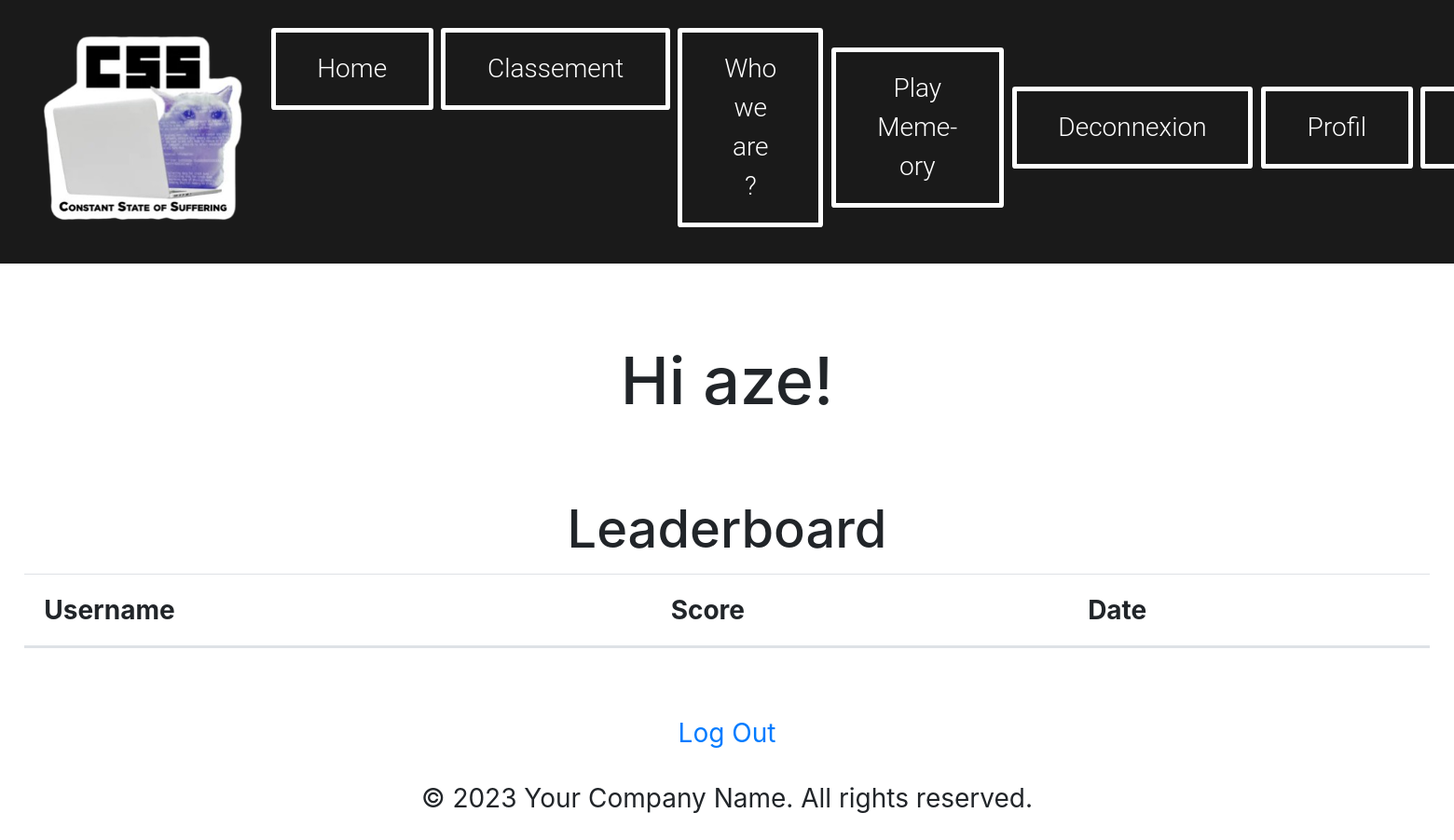
The page /Profil/ (signed in) on the database as committed earlier.
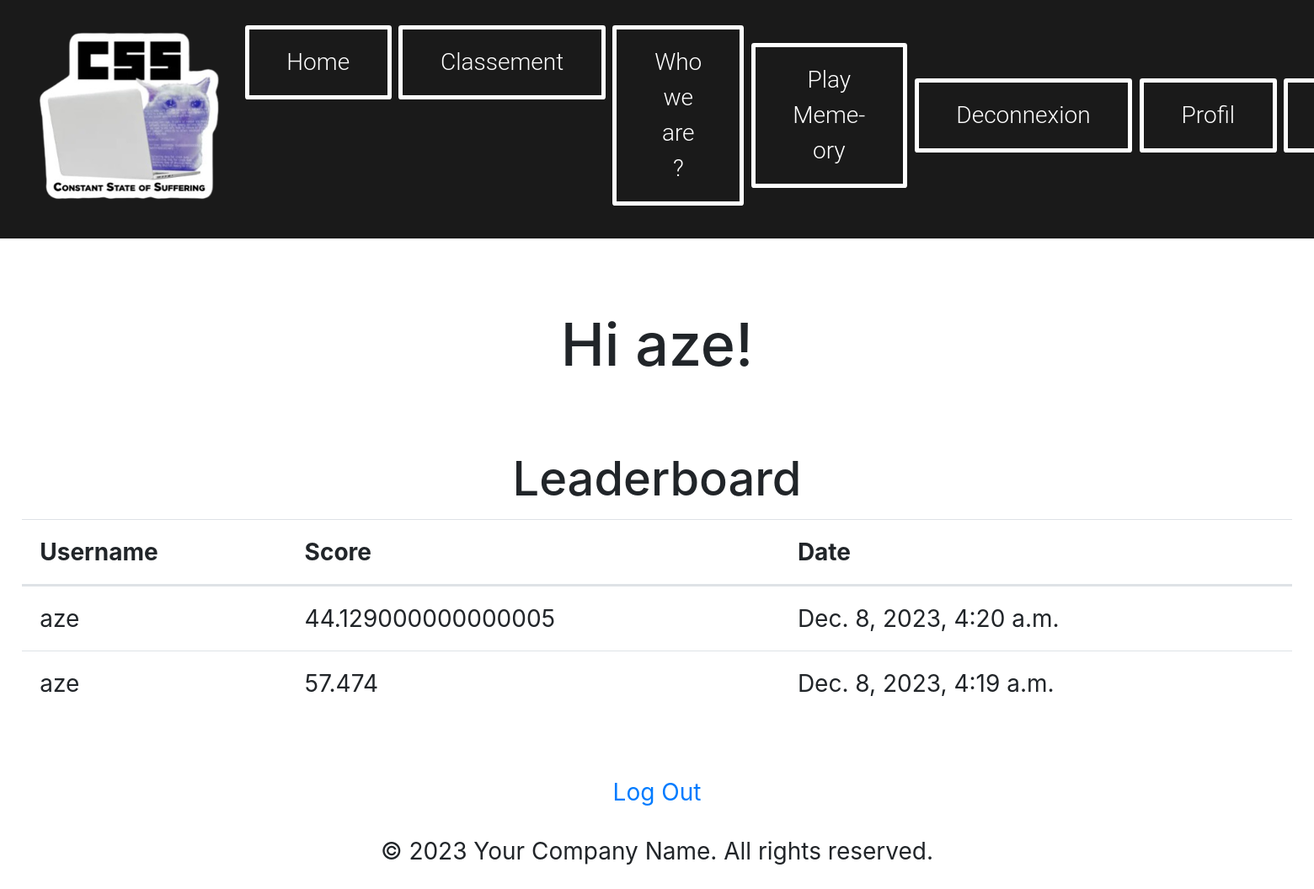
The same page on the database as committed later.
### MyApp/models.py (models this page shows)
class Score(models.Model):
    user = models.ForeignKey(User, on_delete=models.CASCADE)
    score_value = models.FloatField()
    timestamp = models.DateTimeField(auto_now_add=True)

### MyApp/views.py (the view)
# urls.py: path("Profil/",views.ProfilPage, name ="Profil"),
def ProfilPage(request):
    return render(request, "Profil.html", {"scores": Score.objects.order_by("-score_value")[::-1]})

### MyApp/templates/Profil.html (shortened to what this page needs)
{% extends "header.html" %}
{% block content %}
<!DOCTYPE html>
<html lang="en">
    <head>
        <link href="https://stackpath.bootstrapcdn.com/bootstrap/4.3.1/css/bootstrap.min.css" rel="stylesheet">
    </head>
    <body>
        {% if user.is_authenticated %}
        <br><br>
            <center><strong><h1>Hi {{ user.username }}!</h1></strong></center>
            <div class="container mt-5">
                <h2 class="text-center">Leaderboard</h2>
                <table class="table">
                    <thead>
                        <tr>
                            <th>Username</th>
                            <th>Score</th>
                            <th>Date</th>
                        </tr>
                    </thead>
                    <tbody>
                        {% for score in scores %}
                            {% if score.user.username == user.username %}
                                <tr>
                                    <td>{{ score.user }}</td>
                                    <td>{{ score.score_value }}</td>
                                    <td>{{ score.timestamp }}</td>
                                </tr>
                            {% endif %}
                        {% endfor %}
                    </tbody>
                </table>
            </div>
            <br>
        <center><p><a href="{% url 'Logout' %}">Log Out</a></p></center>
        {% else %}
            <p>You are not logged in</p>
            <a href="{% url 'Login' %}">Log In</a>
        {% endif %}
    </body>
</html>
{% endblock %}

### MyApp/templates/Header.html (shortened to what this page needs)
{% block header_ %}
{% load static %}
<head>
    <link href="https://stackpath.bootstrapcdn.com/bootstrap/4.3.1/css/bootstrap.min.css" rel="stylesheet">
</head>
<body>
    <header id="main-header">
        <nav class="navbar navbar-expand-lg navbar-light" style="background-color:rgba(0, 0, 0, 0.897);">
            <a href="{% url 'Home' %}"width="150"><img src="{% static 'images/' %}LogoSite.png" alt="logo du site" width="150" ></a>
            <div class="collapse navbar-collapse" id="navbarNav">
                <ul class="navbar-nav mr-auto">
                    <li class="nav-item">
                        <a class="bn13 " href="{% url 'Home' %}">Home</a>
                    </li>
                    <li class="nav-item">
                        <a class="bn13" href="{% url 'Leaderboards' %}">Classement</a>
                    </li>
                    <li class="nav-item">
                        <a class="bn13" href="{% url 'Us' %}">Who we are ?</a>
                    </li>
                </ul>
                <div class="collapse navbar-collapse justify-content-center" id="navbarNav">
                    <ul class="navbar-nav">
                        <li class="nav-item">
                            <a class="bn13" href = "{% url 'MemoryGame' %}">Play Meme-ory</a>
                        </li>
                </div>
                <ul class="navbar-nav ml-auto">
                    {% if user.is_authenticated %}
                        <li class="nav-item">
                            <a class="bn13" href="{% url 'Logout'%}">Deconnexion</a>
                        </li>
                        <li class="nav-item">
                            <a class="bn13" href="{% url 'Profil'%}">Profil</a>
                        </li>
                        {% else %}
                        <li class="nav-item">
                            <a class="bn13" href="{% url 'Login'%}">Connexion</a>
                        </li>
                    {% endif %}
                    <li class="nav-item">
                        <a class="bn13" href="{% url 'SignUp' %}">Inscription</a>
                    </li>
                </ul>
            </div>
        </nav>
    </header>
    <div class="content">
        {% block content %}
        {% endblock %}
    </div>
    <footer class="containerfooter" >
        <div class="container text-center">
            <p>&copy; 2023 Your Company Name. All rights reserved.</p>
        </div>
    </footer>
</body>
{% endblock %}

### MyApp/templates/Header.html (style rules this page uses)
body { background: url('left-background-image.jpg') left repeat-y, url('right-background-image.jpg') right repeat-y; background-size: auto 100%; background-attachment: fixed; zoom: 175%; margin: 0; ; }
.bn13 { display: inline-block; padding: 0.65em 1.6em; border: 3px solid #ffffff; margin: 0 0.3em 0.3em 0; border-radius: 0.12em; box-sizing: border-box; text-decoration: none; font-family: "Roboto", sans-serif; font-weight: 300; color: #ffffff; text-align: center; transition: all 0.2s; animation: bn13bouncy 5s infinite linear; position: relative; }
.navbar-nav .bn13 { color: #ffffff !important; }

Rows that differ between the two databases and show on the page:
added Score: user "aze", score_value "44.129000000000005", timestamp "Dec. 8, 2023, 4:20 a.m."
added Score: user "aze", score_value "57.474", timestamp "Dec. 8, 2023, 4:19 a.m."
